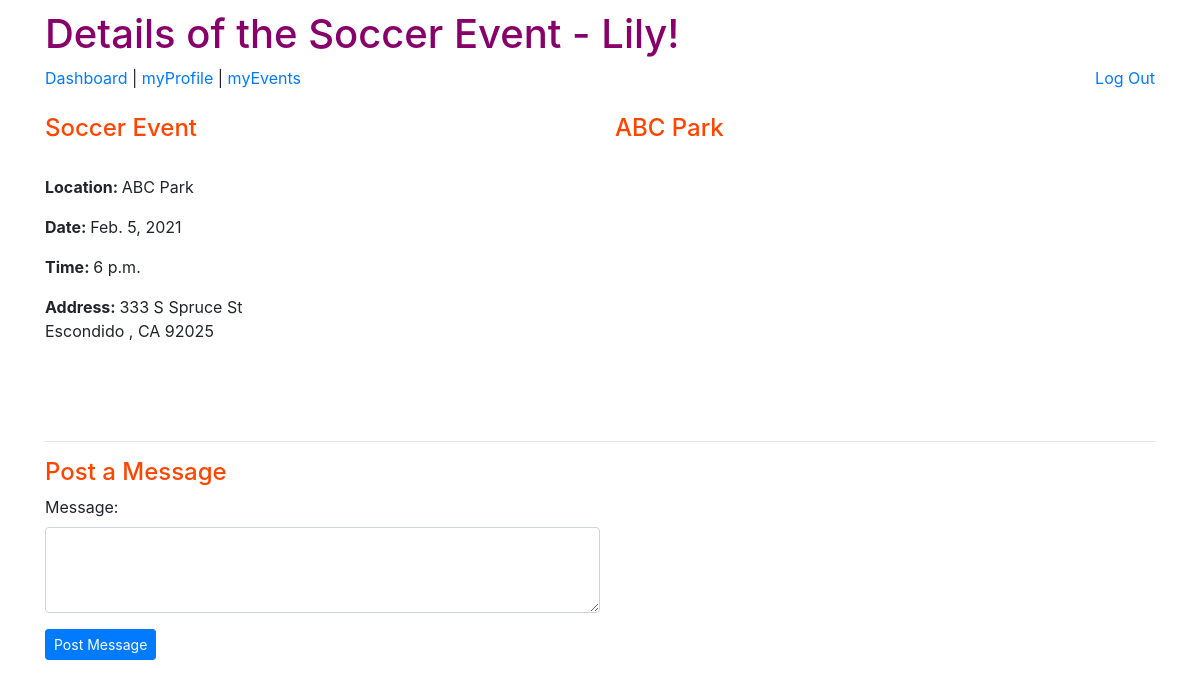
/ABC/1/confirmJoin (signed in), run on an earlier commit of the app's database.
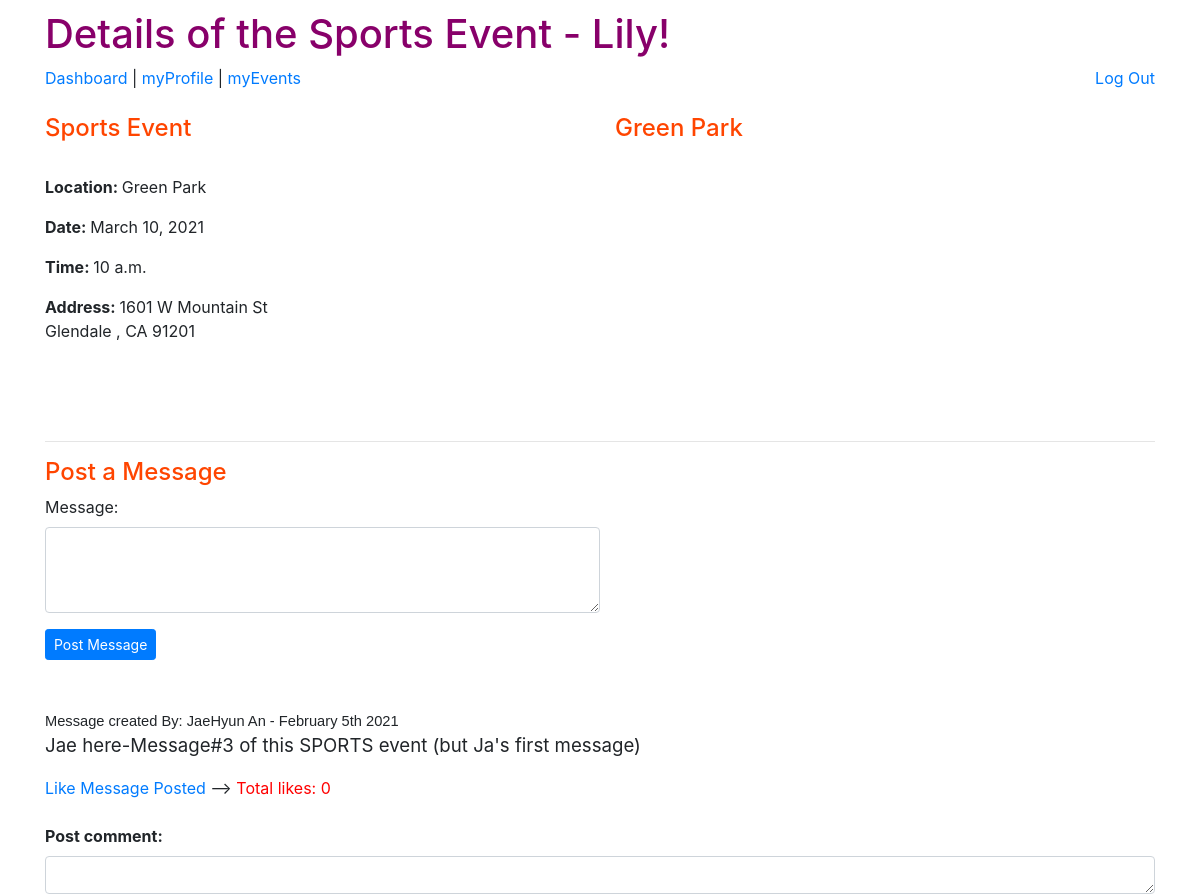
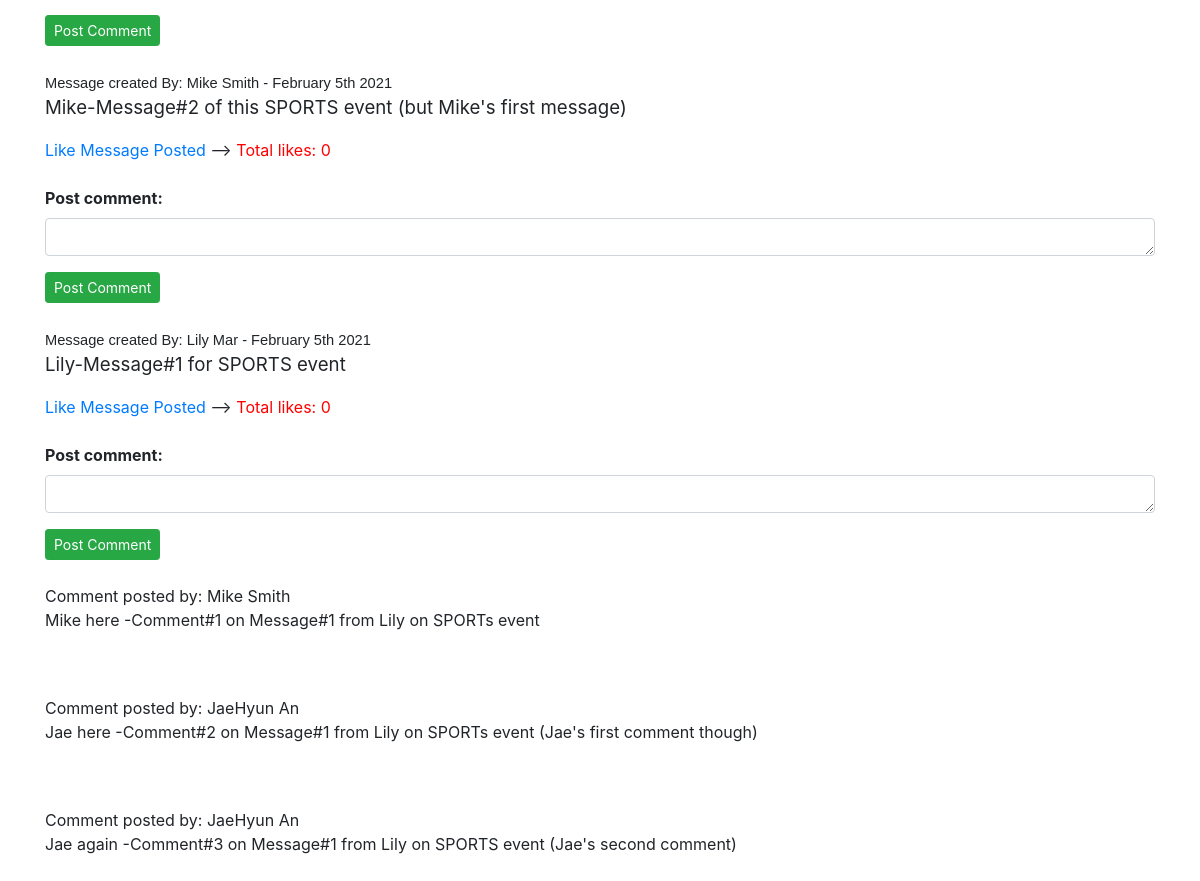
And on a later commit of the database (2 pictures, top to bottom).
### group_app/models.py (models this page shows, shortened)
class Event(models.Model):
    event_name = models.CharField(max_length=250)
    location = models.CharField(max_length=250)
    event_date = models.DateField()
    event_time = models.TimeField()
    max_capacity = models.IntegerField()
    current_enrolled = models.IntegerField(default=0)
    action_class_full = models.BooleanField(default=False)
    street_address = models.CharField(max_length=255)
    city = models.CharField(max_length=60)
    state = models.CharField(max_length=2)
    zip_code = models.CharField(max_length=5)
    child_event = models.ManyToManyField(Child, related_name='enrolled_child')
    user_event = models.ManyToManyField(User, related_name='enrolled_user')

class User(models.Model):
    first_name = models.CharField(max_length=60)
    last_name = models.CharField(max_length=60)
    email = models.EmailField(unique=True)
    password = models.CharField(max_length=100)
    created_at = models.DateTimeField(auto_now_add=True)
    updated_at = models.DateTimeField(auto_now=True)
    objects = UserManager()

class Message(models.Model):
    msg_content = models.CharField(max_length=255)
    created_at = models.DateTimeField(auto_now_add=True)
    updated_at = models.DateTimeField(auto_now=True)
    msg_UsrJoin = models.ForeignKey(User, related_name="usermessages_join", on_delete=models.CASCADE)  # OneUserManyMessages
    user_likes = models.ManyToManyField(User, related_name='liked_posts')  # ManyUsersLikeManyMessages and ManyMessagesAreLikedbyManyUsers
    msg_EventJoin = models.ForeignKey(Event, related_name="eventmessages_join",on_delete=models.CASCADE)    #OneEventManyMessages
    objects = MessageManager()

class Comment(models.Model):
    com_content = models.CharField(max_length=255)
    created_at = models.DateTimeField(auto_now_add=True)
    updated_at = models.DateTimeField(auto_now=True)
    com_UserJoin = models.ForeignKey(User, related_name="usercomments_join", on_delete=models.CASCADE)  # OneUserManyComments
    msg_CommJoin = models.ForeignKey(Message, related_name="msgcomments_join", on_delete=models.CASCADE)  # OneMsgManyComments
    objects = CommentManager()

### group_app/views.py (the view)
# urls.py: path('<int:event_id>/confirmJoin', views.confirmJoin),  #localhost:8000/ABC/<event_id/confirmJoin>
def confirmJoin(request, event_id):
    this_event = Event.objects.filter(id=event_id)  #d_id comes from the urls.py parm.  FILTER is SO important here -do not use GET!
    if len(this_event) != 1:
        return redirect('/ABC/dashboard')
    user = User.objects.get(id=request.session['user_id'])
    context = {
        'one_event': this_event[0],  #need this because it is a list.  grab "value" to initially populate record for the update/view
        'user': user,
        'api_key': settings.SECRET_KEY2,  #if inspect -unfortunately you can still see the key!
        'messages_list': this_event[0].eventmessages_join.all().order_by("-created_at"), #only messages for this SPECIFIC event
    }
    return render(request, 'confirmJoin.html', context)

### group_app/templates/confirmJoin.html (shortened to what this page needs)
<!DOCTYPE html>
<html lang="en">
<head>
    <link href="https://stackpath.bootstrapcdn.com/bootstrap/4.5.0/css/bootstrap.min.css" rel="stylesheet"
>
    {% load static %}
    <link rel="stylesheet" href="{% static 'css/style.css' %}">
</head>
<body>
    <div class="container">
        <h1>Details of the {{ one_event.event_name }} Event - {{ user.first_name }}!</h1>
        <a href="/ABC/dashboard">Dashboard </a> | <a href="/ABC/myProfile">myProfile </a> | <a
            href="/ABC/myEvents">myEvents </a>
            <a class="float-right" href="/ABC/logout">Log Out</a>
            <br><br>
        <div class="row">
            <div class="col" id="left">
                <h4>{{ one_event.event_name }} Event</h4>
                <br>
                <p><strong>Location: </strong> {{ one_event.location }}</p>
                <p><strong>Date: </strong> {{ one_event.event_date }}</p>
                <p><strong>Time: </strong> {{ one_event.event_time }}</p>
                {% if one_event.location != "Zoom Link" %}
                <p><strong>Address: </strong>{{ one_event.street_address }} <br> {{ one_event.city}} , {{ one_event.state}} {{ one_event.zip_code}}</p>
                {%else%}
                <p></p><strong>Address: </strong> ABC ChildCare<br>
                    {{ one_event.street_address }} <br> {{ one_event.city}} , {{ one_event.state}} {{ one_event.zip_code}}</p>
                {%endif%}
                <br>
            </div>
            <div class= "col" id="temp-right">
                {% if one_event.location != "Zoom Link" %}
                <h4>{{ one_event.location }} </h4>
                {%else%}
                <h5>ABC ChildCare virtual Zoom Room</h5>
                {%endif%}
                <div id="map"></div>
                <br>
            </div>
        </div>
            <hr>
            <h4>Post a Message</h4>
            <form action="/ABC/createMessage/{{one_event.id}}" method="POST">
                <div class="form-group">
                    <label for="msg_content">Message:</label>
                    <textarea class="form-control w-50" name="msg_content" id="msg_content"   cols="10" rows="3"></textarea>
                </div>
                <button class="btn btn-sm btn-primary">Post Message</button>
            </form>
            <br>
            {% for message in messages_list %}
                <br>
                <pr class='poster'>Message created By:  {{message.msg_UsrJoin.first_name}} {{message.msg_UsrJoin.last_name}} - {{message.created_at|date:'F jS Y'}}</pr>
                <p class='post'>{{message.msg_content}}</p>
                {% if user not in message.user_likes.all %}
                    <a href="/ABC/like/{{one_event.id}}/{{message.id}}">Like Message Posted</a> --> <p style="display:inline; color: red;">Total likes: {{ message.user_likes.count }}</p>
                {% else %}
                    <a href="/ABC/unlike/{{one_event.id}}/{{message.id}}">UnLike Message!</a>
                {% endif %}
                <form action="/ABC/createComment/{{one_event.id}}/{{message.id}}" method="POST">
                    <br>
                    <div class="form-group">
                        <label for="com_content"><strong>Post comment:</strong></label>
                        <textarea class="form-control w-20" name="com_content" id="com_content"   cols="5" rows="1"></textarea>
                    </div>
                    <button class="btn btn-sm btn-success">Post Comment</button>
                    <br>
                </form>
                {% for comment in message.msgcomments_join.all %}
                    <br>
                    <pr>Comment posted by: {{comment.com_UserJoin.first_name}} {{comment.com_UserJoin.last_name}}</pr>
                    <p>{{comment.com_content}}</p>
                        <br>
                {% endfor %}
            {% endfor %}
    </div>
</body>
</html>

### group_app/static/css/style.css (style rules this page uses)
* { margin:0; padding:0; }
h1 { color: rgb(136, 0, 106); }
.container { margin-top:10px; }
#map { height: 250px; width: 100%; text-emphasis-color:bold; }
h4 { color:orangered; }
#temp-right { display:inline-block; vertical-align: top; }
.poster { font-size: 11pt; text-align: left; font-family: sans-serif; }
.post { font-size: 14pt; text-align: left; }

What changed in the data, as far as the page shows it:
changed Event "CA": event_name "Soccer" → "Sports"; location "ABC Park" → "Green Park"; event_date "Feb. 5, 2021" → "March 10, 2021"; event_time "6 p.m." → "10 a.m."; street_address "333 S Spruce St" → "1601 W Mountain St"; city "Escondido" → "Glendale"; zip_code "92025" → "91201"
added Message: msg_UsrJoin.first_name "JaeHyun", msg_UsrJoin.last_name "An", created_at "February 5th 2021", msg_content "Jae here-Message#3 of this SPORTS event (but Ja's first message)", user_likes.count "0"
added Message: msg_UsrJoin.first_name "Mike", msg_UsrJoin.last_name "Smith", created_at "February 5th 2021", msg_content "Mike-Message#2 of this SPORTS event (but Mike's first message)", user_likes.count "0"
added Message: msg_UsrJoin.first_name "Lily", msg_UsrJoin.last_name "Mar", created_at "February 5th 2021", msg_content "Lily-Message#1 for SPORTS event", user_likes.count "0"
added Comment: com_UserJoin.first_name "Mike", com_UserJoin.last_name "Smith", com_content "Mike here -Comment#1 on Message#1 from Lily on SPORTs event"
added Comment: com_UserJoin.first_name "JaeHyun", com_UserJoin.last_name "An", com_content "Jae here -Comment#2 on Message#1 from Lily on SPORTs event (Jae's first comment though)"
added Comment: com_UserJoin.first_name "JaeHyun", com_UserJoin.last_name "An", com_content "Jae again -Comment#3 on Message#1 from Lily on SPORTS event (Jae's second comment)"
